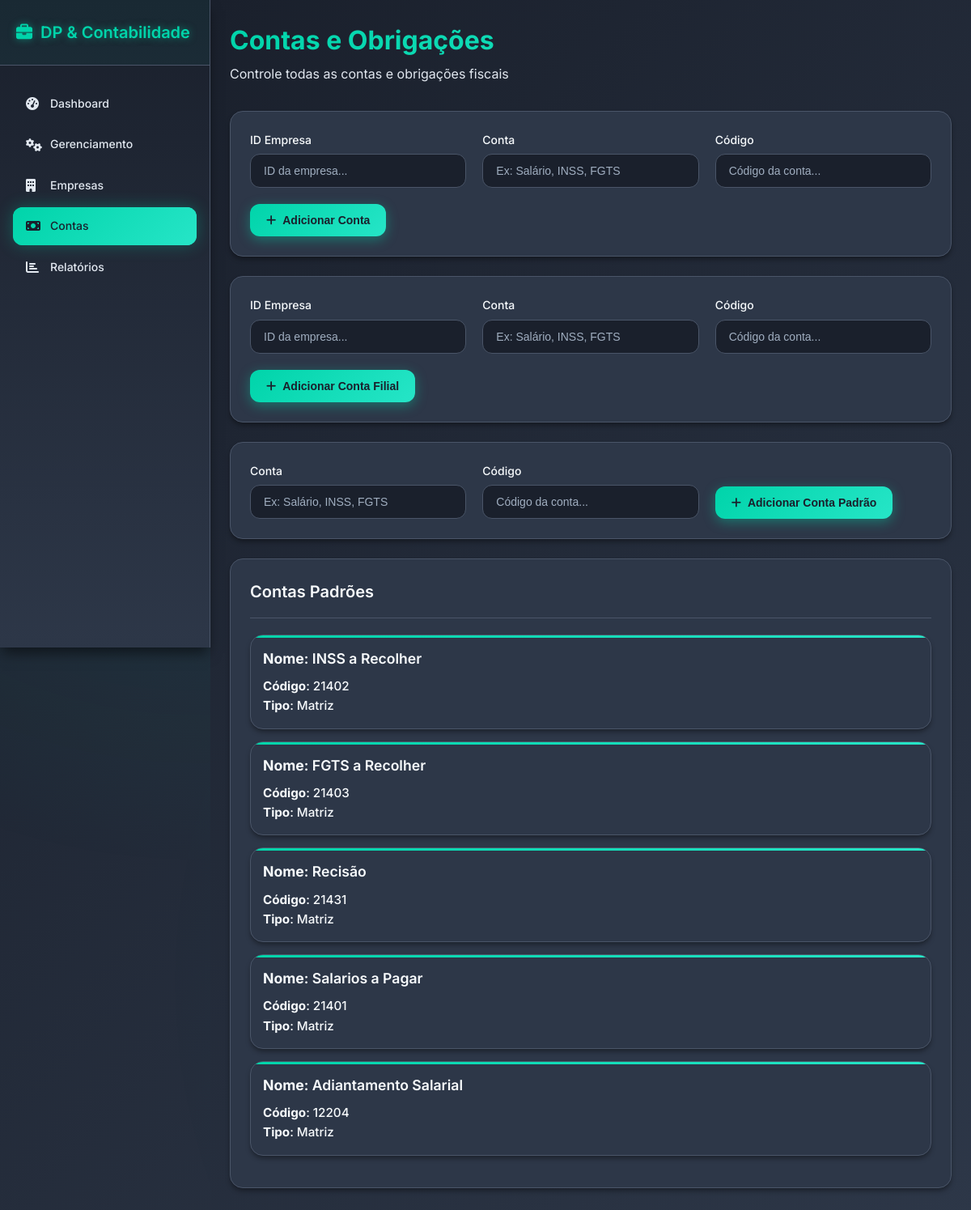
The page /contas on the database as committed earlier.
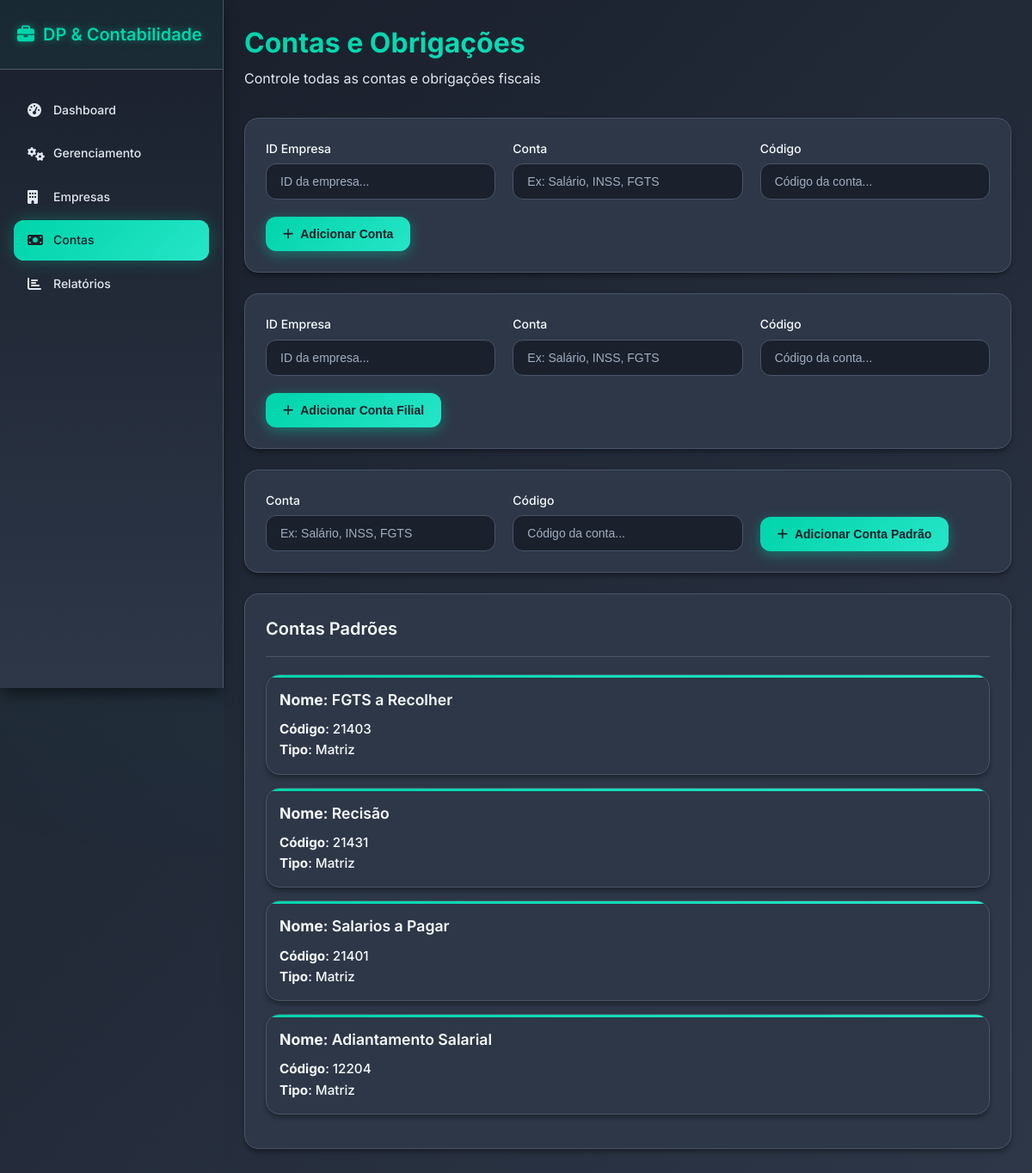
The same page on the database as committed later.
### tables this page shows
CREATE TABLE contas_modelos (
    id INTEGER PRIMARY KEY AUTOINCREMENT ,
    conta_nome VARCHAR(100) DEFAULT "RANDOM",
    conta_codigo VARCHAR(100) NOT NULL,
    conta_tipo VARCHAR(20) DEFAULT "MATRIZ"
    );

### routes/contas.py (the view)
@contas_bp.route("/contas", methods=["GET"])
def return_page():
    contas = Contas.retornar_contas()
    return render_template("contas.html", aba="contas", contas=contas)

### utils/db_comands.py (called while the page is built)
def execute_command(command, value=None):
    conn = sqlite3.connect(CAMINHO_DB)
    conn.row_factory = sqlite3.Row
    cursor = conn.cursor()
    if value is None:
        cursor.execute(command)
    else:
        cursor.execute(command, value)
    conn.commit()  # garante que INSERT/UPDATE/DELETE sejam salvos
    if command.strip().upper().startswith("SELECT"):
        rows = cursor.fetchall()
        return [dict(row) for row in rows]  # retorna lista de dicionários
    else:
        return cursor.lastrowid  # retorna o id gerado ou 0 se não tiverdx

### utils/func_contas.py (called while the page is built)
    @staticmethod
    def retornar_contas():
        contas = execute_command("SELECT * FROM contas_modelos")
        return contas

### templates/contas.html (shortened to what this page needs)
{% extends "base.html" %}
{% block content %}
<section id="contas" class="tab-content active">
  <div class="page-header">
    <h1>Contas e Obrigações</h1>
    <p>Controle todas as contas e obrigações fiscais</p>
  </div>
  <div class="content-card">
    <form id="contaForm" class="form-grid">
      <div class="form-group">
        <label for="idEmpresa">ID Empresa</label>
        <input type="text" id="idEmpresa" name="id_empresa" placeholder="ID da empresa..." required>
      </div>
      <div class="form-group">
        <label for="contaDesc">Conta</label>
        <input type="text" id="contaDesc" placeholder="Ex: Salário, INSS, FGTS" required>
      </div>
      <div class="form-group">
        <label for="contaDesc">Código</label>
        <input type="text" id="contaDesc" placeholder="Código da conta..." required>
      </div>
      <div class="form-actions">
        <button type="submit" class="btn btn-primary">
          <i class="fas fa-plus"></i> Adicionar Conta
        </button>
      </div>
    </form>
  </div>
  <div class="content-card">
    <form id="contaForm" class="form-grid">
      <div class="form-group">
        <label for="idEmpresa">ID Empresa</label>
        <input type="text" id="idEmpresa" name="id_empresa" placeholder="ID da empresa..." required>
      </div>
      <div class="form-group">
        <label for="contaDesc">Conta</label>
        <input type="text" id="contaDesc" placeholder="Ex: Salário, INSS, FGTS" required>
      </div>
      <div class="form-group">
        <label for="contaDesc">Código</label>
        <input type="text" id="contaDesc" placeholder="Código da conta..." required>
      </div>
      <div class="form-actions">
        <button type="submit" class="btn btn-primary">
          <i class="fas fa-plus"></i> Adicionar Conta Filial
        </button>
      </div>
    </form>
  </div>
  <div class="content-card">
    <form id="contaForm" class="form-grid">
      <div class="form-group">
        <label for="contaDesc">Conta</label>
        <input type="text" id="contaDesc" placeholder="Ex: Salário, INSS, FGTS" required>
      </div>
      <div class="form-group">
        <label for="contaDesc">Código</label>
        <input type="text" id="contaDesc" placeholder="Código da conta..." required>
      </div>
      <div class="form-actions">
        <button type="submit" class="btn btn-primary">
          <i class="fas fa-plus"></i> Adicionar Conta Padrão
        </button>
      </div>
    </form>
  </div>
  <div class="content-card">
    <div class="card-header">
      <h3>Contas Padrões</h3>
    </div>
    <ul id="contaLista">
      {% if contas %}
        {% for conta in contas %}
          <li class="empresa-item">
            <div class="empresa-header">
              <strong class="empresa-nome"><strong>Nome</strong>: {{ conta.conta_nome }}</strong>
            </div>
            <div class="empresa-details">
              <span class="empresa-cnpj"><strong>Código</strong>: {{ conta.conta_codigo }}</span>
            </div>
            <div class="empresa-details">
              <span class="empresa-cnpj"><strong>Tipo</strong>: {{ conta.conta_tipo}}</span>
            </div>
          </li>
        {% endfor %}
      {% else %}
        <li>Nenhuma conta registrada ainda.</li>
      {% endif %}
    </ul>
  </div>
</section>
{% endblock %}

### templates/base.html (shortened to what this page needs)
<!DOCTYPE html>
<html lang="pt-BR">
<head>
  <link rel="stylesheet" href="{{ url_for('static', filename='style.css') }}">
  <link rel="stylesheet" href="https://cdnjs.cloudflare.com/ajax/libs/font-awesome/6.4.2/css/all.min.css">
</head>
<body>
  <div class="app-container">
    <nav class="sidebar">
      <div class="sidebar-header">
        <h2><i class="fas fa-briefcase"></i> DP & Contabilidade</h2>
      </div>
      <ul class="nav-menu">
        <li class="nav-item {% if aba == 'dashboard' %}active{% endif %}">
          <a href="{{ url_for('dashboard.return_dashboard') }}"><i class="fas fa-tachometer-alt"></i> Dashboard</a>
        </li>
        <li class="nav-item {% if aba == 'gerenciamento' %}active{% endif %}">
          <a href="{{ url_for('gerenciamento.return_page') }}"><i class="fas fa-cogs"></i> Gerenciamento</a>
        </li>
        <li class="nav-item {% if aba == 'empresas' %}active{% endif %}">
          <a href="{{ url_for('empresas.return_page') }}"><i class="fas fa-building"></i> Empresas</a>
        </li>
        <li class="nav-item {% if aba == 'contas' %}active{% endif %}">
          <a href="{{ url_for('contas.return_page') }}"><i class="fas fa-money-bill"></i> Contas</a>
        </li>
        <li class="nav-item {% if aba == 'relatorios' %}active{% endif %}">
          <a href="{{ url_for('relatorios.return_page') }}"><i class="fas fa-chart-bar"></i> Relatórios</a>
        </li>
      </ul>
    </nav>
    <main class="main-content">
      {% block content %}{% endblock %}
    </main>
  </div>
</body>
</html>

Rows that differ between the two databases and show on the page:
removed contas_modelos: conta_nome "INSS a Recolher", conta_codigo "21402", conta_tipo "Matriz"
